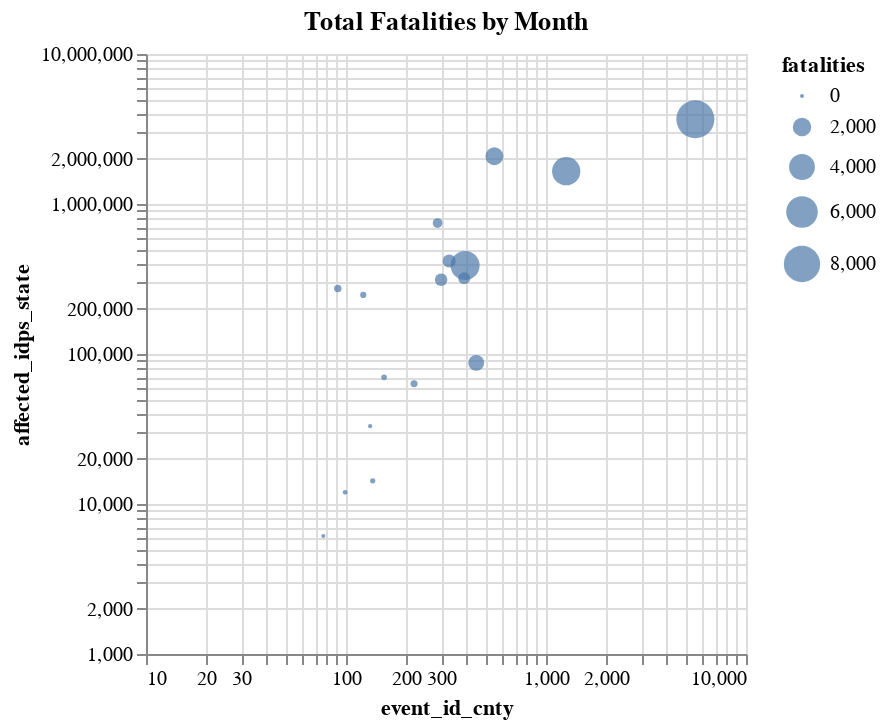

The notebook cell saved with this chart:
### Code cell
alt.Chart(acled_idp_2024_origin).mark_circle().encode(
    x=alt.X('event_id_cnty:Q', scale=alt.Scale(type='log')),
    y=alt.Y('affected_idps_state:Q', scale=alt.Scale(type='log')),
    size='fatalities:Q'
).properties(
    title='Total Fatalities by Month'
).interactive()

### Figure 1 — Vega-Lite specification as saved in the notebook (floating-point values rounded to 4 significant figures)
{"config": {"view": {"continuousWidth": 300, "continuousHeight": 300}}, "data": {"name": "data-78a8f6426156e9af533c454a7042bf82"}, "mark": {"type": "circle"}, "encoding": {"size": {"field": "fatalities", "type": "quantitative"}, "x": {"field": "event_id_cnty", "scale": {"type": "log"}, "type": "quantitative"}, "y": {"field": "affected_idps_state", "scale": {"type": "log"}, "type": "quantitative"}}, "params": [{"name": "param_6", "select": {"type": "interval", "encodings": ["x", "y"]}, "bind": "scales"}], "title": "Total Fatalities by Month", "$schema": "https://vega.github.io/schema/vega-lite/v5.20.1.json", "datasets": {"data-78a8f6426156e9af533c454a7042bf82": [{"state_origin": "Blue Nile", "affected_idps_state": 273700.0, "admin1": "Blue Nile", "fatalities": 241, "event_id_cnty": 91}, {"state_origin": "Central Darfur", "affected_idps_state": 746600.0, "admin1": "Central Darfur", "fatalities": 476, "event_id_cnty": 287}, {"state_origin": "East Darfur", "affected_idps_state": 247600.0, "admin1": "East Darfur", "fatalities": 134, "event_id_cnty": 122}, {"state_origin": "Gedaref", "affected_idps_state": 14280.0, "admin1": "Gedaref", "fatalities": 70, "event_id_cnty": 136}, {"state_origin": "Kassala", "affected_idps_state": 6126.0, "admin1": "Kassala", "fatalities": 3, "event_id_cnty": 77}, {"state_origin": "Khartoum", "affected_idps_state": 3672000.0, "admin1": "Khartoum", "fatalities": 8763, "event_id_cnty": 5583}, {"state_origin": "North Darfur", "affected_idps_state": 1654000.0, "admin1": "North Darfur", "fatalities": 4824, "event_id_cnty": 1262}, {"state_origin": "North Kordofan", "affected_idps_state": 87250.0, "admin1": "North Kordofan", "fatalities": 1456, "event_id_cnty": 448}, {"state_origin": "Northern", "affected_idps_state": 11960.0, "admin1": "Northern", "fatalities": 46, "event_id_cnty": 99}, {"state_origin": "Red Sea", "affected_idps_state": 33040.0, "admin1": "Red Sea", "fatalities": 7, "event_id_cnty": 132}, {"state_origin": "River Nile", "affected_idps_state": 69920.0, "admin1": "River Nile", "fatalities": 97, "event_id_cnty": 155}, {"state_origin": "Sennar", "affected_idps_state": 320400.0, "admin1": "Sennar", "fatalities": 779, "event_id_cnty": 390}, {"state_origin": "South Darfur", "affected_idps_state": 2080000.0, "admin1": "South Darfur", "fatalities": 1862, "event_id_cnty": 552}, {"state_origin": "South Kordofan", "affected_idps_state": 417000.0, "admin1": "South Kordofan", "fatalities": 960, "event_id_cnty": 328}, {"state_origin": "West Darfur", "affected_idps_state": 388800.0, "admin1": "West Darfur", "fatalities": 5080, "event_id_cnty": 394}, {"state_origin": "West Kordofan", "affected_idps_state": 312700.0, "admin1": "West Kordofan", "fatalities": 863, "event_id_cnty": 299}, {"state_origin": "White Nile", "affected_idps_state": 63260.0, "admin1": "White Nile", "fatalities": 200, "event_id_cnty": 219}]}}
